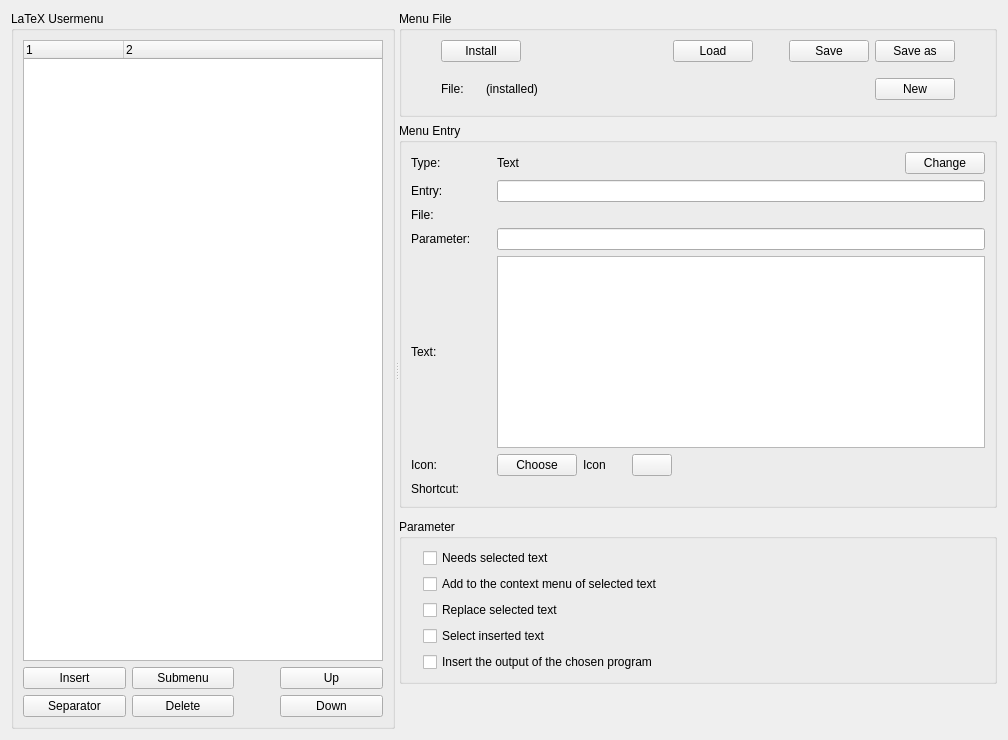
<?xml version="1.0" encoding="UTF-8"?>
<ui version="4.0">
 <class>LatexmenuDialog</class>
 <widget class="QWidget" name="LatexmenuDialog">
  <property name="geometry">
   <rect>
    <x>0</x>
    <y>0</y>
    <width>1008</width>
    <height>740</height>
   </rect>
  </property>
  <property name="sizePolicy">
   <sizepolicy hsizetype="MinimumExpanding" vsizetype="Minimum">
    <horstretch>0</horstretch>
    <verstretch>0</verstretch>
   </sizepolicy>
  </property>
  <property name="minimumSize">
   <size>
    <width>0</width>
    <height>0</height>
   </size>
  </property>
  <property name="windowTitle">
   <string>Configure</string>
  </property>
  <layout class="QHBoxLayout" name="horizontalLayout_4">
   <item>
    <widget class="QSplitter" name="splitter">
     <property name="orientation">
      <enum>Qt::Horizontal</enum>
     </property>
     <property name="childrenCollapsible">
      <bool>false</bool>
     </property>
     <widget class="QGroupBox" name="m_gbLatexMenu">
      <property name="sizePolicy">
       <sizepolicy hsizetype="Expanding" vsizetype="Preferred">
        <horstretch>0</horstretch>
        <verstretch>0</verstretch>
       </sizepolicy>
      </property>
      <property name="title">
       <string>LaTeX Usermenu</string>
      </property>
      <layout class="QVBoxLayout" name="verticalLayout">
       <item>
        <widget class="KileMenu::LatexmenuTree" name="m_twLatexMenu">
         <property name="sizePolicy">
          <sizepolicy hsizetype="Expanding" vsizetype="MinimumExpanding">
           <horstretch>0</horstretch>
           <verstretch>0</verstretch>
          </sizepolicy>
         </property>
         <property name="minimumSize">
          <size>
           <width>0</width>
           <height>0</height>
          </size>
         </property>
         <property name="contextMenuPolicy">
          <enum>Qt::NoContextMenu</enum>
         </property>
         <property name="whatsThis">
          <string>The user defined menu tree, which can be modified with the six buttons below the tree (and their shortcuts). More actions are available in the context menu of selected items. You can also rearranged items with drag and drop.</string>
         </property>
         <property name="verticalScrollBarPolicy">
          <enum>Qt::ScrollBarAsNeeded</enum>
         </property>
         <property name="showDropIndicator" stdset="0">
          <bool>true</bool>
         </property>
         <property name="uniformRowHeights">
          <bool>true</bool>
         </property>
         <property name="allColumnsShowFocus">
          <bool>true</bool>
         </property>
         <property name="columnCount">
          <number>2</number>
         </property>
         <column>
          <property name="text">
           <string notr="true">1</string>
          </property>
         </column>
         <column>
          <property name="text">
           <string notr="true">2</string>
          </property>
         </column>
        </widget>
       </item>
       <item>
        <layout class="QGridLayout" name="m_glButton">
         <item row="1" column="0">
          <widget class="KPushButton" name="m_pbInsertSeparator">
           <property name="whatsThis">
            <string>Insert a new separator below the selected item.</string>
           </property>
           <property name="text">
            <string>Separator</string>
           </property>
          </widget>
         </item>
         <item row="1" column="1">
          <widget class="KPushButton" name="m_pbDelete">
           <property name="whatsThis">
            <string>Delete the selected item.</string>
           </property>
           <property name="text">
            <string>Delete</string>
           </property>
          </widget>
         </item>
         <item row="1" column="3">
          <widget class="KPushButton" name="m_pbDown">
           <property name="whatsThis">
            <string>Move the selected item down.</string>
           </property>
           <property name="text">
            <string>Down</string>
           </property>
          </widget>
         </item>
         <item row="0" column="0">
          <widget class="KPushButton" name="m_pbInsertBelow">
           <property name="whatsThis">
            <string>Insert a new menu item below the selected item.</string>
           </property>
           <property name="text">
            <string>Insert</string>
           </property>
          </widget>
         </item>
         <item row="0" column="1">
          <widget class="KPushButton" name="m_pbInsertSubmenu">
           <property name="whatsThis">
            <string>Insert a new submenu item below the selected item.</string>
           </property>
           <property name="text">
            <string>Submenu</string>
           </property>
          </widget>
         </item>
         <item row="0" column="2">
          <spacer name="horizontalSpacer_2">
           <property name="orientation">
            <enum>Qt::Horizontal</enum>
           </property>
           <property name="sizeType">
            <enum>QSizePolicy::Fixed</enum>
           </property>
           <property name="sizeHint" stdset="0">
            <size>
             <width>40</width>
             <height>20</height>
            </size>
           </property>
          </spacer>
         </item>
         <item row="0" column="3">
          <widget class="KPushButton" name="m_pbUp">
           <property name="whatsThis">
            <string>Move the selected item up.</string>
           </property>
           <property name="text">
            <string>Up</string>
           </property>
          </widget>
         </item>
        </layout>
       </item>
      </layout>
     </widget>
     <widget class="QWidget" name="m_widgetParameter" native="true">
      <property name="sizePolicy">
       <sizepolicy hsizetype="Fixed" vsizetype="Preferred">
        <horstretch>0</horstretch>
        <verstretch>0</verstretch>
       </sizepolicy>
      </property>
      <layout class="QVBoxLayout" name="verticalLayout_2">
       <item>
        <widget class="QGroupBox" name="groupBox">
         <property name="title">
          <string>Menu File</string>
         </property>
         <layout class="QVBoxLayout" name="verticalLayout_5">
          <item>
           <layout class="QHBoxLayout" name="horizontalLayout">
            <item>
             <spacer name="horizontalSpacer_4">
              <property name="orientation">
               <enum>Qt::Horizontal</enum>
              </property>
              <property name="sizeType">
               <enum>QSizePolicy::Fixed</enum>
              </property>
              <property name="sizeHint" stdset="0">
               <size>
                <width>30</width>
                <height>20</height>
               </size>
              </property>
             </spacer>
            </item>
            <item>
             <widget class="KPushButton" name="m_pbInstall">
              <property name="whatsThis">
               <string>Install an unmodified and saved menu tree as user defined menu.</string>
              </property>
              <property name="text">
               <string>Install</string>
              </property>
             </widget>
            </item>
            <item>
             <spacer name="horizontalSpacer_3">
              <property name="orientation">
               <enum>Qt::Horizontal</enum>
              </property>
              <property name="sizeType">
               <enum>QSizePolicy::MinimumExpanding</enum>
              </property>
              <property name="sizeHint" stdset="0">
               <size>
                <width>40</width>
                <height>20</height>
               </size>
              </property>
             </spacer>
            </item>
            <item>
             <widget class="KPushButton" name="m_pbLoad">
              <property name="whatsThis">
               <string>Load a xml file, which describes the user defined menu.</string>
              </property>
              <property name="text">
               <string>Load</string>
              </property>
             </widget>
            </item>
            <item>
             <spacer name="horizontalSpacer_10">
              <property name="orientation">
               <enum>Qt::Horizontal</enum>
              </property>
              <property name="sizeType">
               <enum>QSizePolicy::Fixed</enum>
              </property>
              <property name="sizeHint" stdset="0">
               <size>
                <width>30</width>
                <height>20</height>
               </size>
              </property>
             </spacer>
            </item>
            <item>
             <widget class="KPushButton" name="m_pbSave">
              <property name="whatsThis">
               <string>Save a modified menu tree, which describes the user defined menu, to a xml file into the local directory of Kile.</string>
              </property>
              <property name="text">
               <string>Save</string>
              </property>
             </widget>
            </item>
            <item>
             <widget class="KPushButton" name="m_pbSaveAs">
              <property name="whatsThis">
               <string>Save a modified menu tree, which describes the user defined menu. to a xml file into the local directory of Kile and choosea new name for this file.</string>
              </property>
              <property name="text">
               <string>Save as</string>
              </property>
             </widget>
            </item>
            <item>
             <spacer name="horizontalSpacer_7">
              <property name="orientation">
               <enum>Qt::Horizontal</enum>
              </property>
              <property name="sizeType">
               <enum>QSizePolicy::Fixed</enum>
              </property>
              <property name="sizeHint" stdset="0">
               <size>
                <width>30</width>
                <height>20</height>
               </size>
              </property>
             </spacer>
            </item>
           </layout>
          </item>
          <item>
           <spacer name="verticalSpacer_3">
            <property name="orientation">
             <enum>Qt::Vertical</enum>
            </property>
            <property name="sizeType">
             <enum>QSizePolicy::Fixed</enum>
            </property>
            <property name="sizeHint" stdset="0">
             <size>
              <width>20</width>
              <height>10</height>
             </size>
            </property>
           </spacer>
          </item>
          <item>
           <layout class="QHBoxLayout" name="horizontalLayout_5">
            <item>
             <spacer name="horizontalSpacer_11">
              <property name="orientation">
               <enum>Qt::Horizontal</enum>
              </property>
              <property name="sizeType">
               <enum>QSizePolicy::Fixed</enum>
              </property>
              <property name="sizeHint" stdset="0">
               <size>
                <width>30</width>
                <height>20</height>
               </size>
              </property>
             </spacer>
            </item>
            <item>
             <widget class="QLabel" name="m_lbXmlFile">
              <property name="text">
               <string>File:</string>
              </property>
             </widget>
            </item>
            <item>
             <spacer name="horizontalSpacer_14">
              <property name="orientation">
               <enum>Qt::Horizontal</enum>
              </property>
              <property name="sizeType">
               <enum>QSizePolicy::Fixed</enum>
              </property>
              <property name="sizeHint" stdset="0">
               <size>
                <width>16</width>
                <height>20</height>
               </size>
              </property>
             </spacer>
            </item>
            <item>
             <widget class="QLabel" name="m_lbXmlInstalled">
              <property name="text">
               <string>(installed)</string>
              </property>
             </widget>
            </item>
            <item>
             <spacer name="horizontalSpacer_13">
              <property name="orientation">
               <enum>Qt::Horizontal</enum>
              </property>
              <property name="sizeType">
               <enum>QSizePolicy::MinimumExpanding</enum>
              </property>
              <property name="sizeHint" stdset="0">
               <size>
                <width>40</width>
                <height>20</height>
               </size>
              </property>
             </spacer>
            </item>
            <item>
             <widget class="KPushButton" name="m_pbNew">
              <property name="whatsThis">
               <string>Delete current menu tree and start a new one.</string>
              </property>
              <property name="text">
               <string>New</string>
              </property>
             </widget>
            </item>
            <item>
             <spacer name="horizontalSpacer_12">
              <property name="orientation">
               <enum>Qt::Horizontal</enum>
              </property>
              <property name="sizeType">
               <enum>QSizePolicy::Fixed</enum>
              </property>
              <property name="sizeHint" stdset="0">
               <size>
                <width>30</width>
                <height>20</height>
               </size>
              </property>
             </spacer>
            </item>
           </layout>
          </item>
          <item>
           <spacer name="verticalSpacer_2">
            <property name="orientation">
             <enum>Qt::Vertical</enum>
            </property>
            <property name="sizeType">
             <enum>QSizePolicy::Fixed</enum>
            </property>
            <property name="sizeHint" stdset="0">
             <size>
              <width>20</width>
              <height>5</height>
             </size>
            </property>
           </spacer>
          </item>
         </layout>
        </widget>
       </item>
       <item>
        <widget class="QGroupBox" name="m_gbMenuEntry">
         <property name="sizePolicy">
          <sizepolicy hsizetype="Expanding" vsizetype="Preferred">
           <horstretch>0</horstretch>
           <verstretch>0</verstretch>
          </sizepolicy>
         </property>
         <property name="title">
          <string>Menu Entry</string>
         </property>
         <layout class="QVBoxLayout" name="verticalLayout_3">
          <item>
           <layout class="QGridLayout" name="m_glMenuEntry">
            <item row="5" column="0">
             <widget class="QLabel" name="m_lbText">
              <property name="text">
               <string>Text:</string>
              </property>
             </widget>
            </item>
            <item row="5" column="2">
             <widget class="QPlainTextEdit" name="m_teText">
              <property name="sizePolicy">
               <sizepolicy hsizetype="Expanding" vsizetype="Preferred">
                <horstretch>0</horstretch>
                <verstretch>0</verstretch>
               </sizepolicy>
              </property>
              <property name="font">
               <font>
                <family>Monospace</family>
               </font>
              </property>
              <property name="whatsThis">
               <string>Text, which will be inserted, if the action is executed. Some metachars are available: &lt;ul&gt;&lt;li&gt;%S - selected text&lt;/li&gt;&lt;li&gt;%C - cursor position&lt;/li&gt;&lt;li&gt;%B - bullet&lt;/li&gt;&lt;li&gt;%E - indent in environment&lt;/li&gt;&lt;li&gt;%R - select label from list&lt;/li&gt;&lt;li&gt;%T - select reference from list&lt;/li&gt;&lt;/ul&gt;</string>
              </property>
             </widget>
            </item>
            <item row="6" column="0">
             <widget class="QLabel" name="m_lbIcon">
              <property name="text">
               <string>Icon:</string>
              </property>
             </widget>
            </item>
            <item row="7" column="0">
             <widget class="QLabel" name="m_lbShortcut">
              <property name="text">
               <string>Shortcut:</string>
              </property>
             </widget>
            </item>
            <item row="3" column="0">
             <widget class="QLabel" name="m_lbFile">
              <property name="text">
               <string>File:</string>
              </property>
             </widget>
            </item>
            <item row="1" column="0">
             <widget class="QLabel" name="m_lbType">
              <property name="text">
               <string>Type:</string>
              </property>
             </widget>
            </item>
            <item row="3" column="2">
             <widget class="KUrlRequester" name="m_urlRequester">
              <property name="whatsThis">
               <string>Filename of the corresponding file.</string>
              </property>
             </widget>
            </item>
            <item row="6" column="2">
             <layout class="QHBoxLayout" name="horizontalLayout_2">
              <item>
               <widget class="KPushButton" name="m_pbIcon">
                <property name="whatsThis">
                 <string>Choose an icon for this action.</string>
                </property>
                <property name="text">
                 <string>Choose</string>
                </property>
               </widget>
              </item>
              <item>
               <widget class="QLabel" name="m_lbIconChosen">
                <property name="text">
                 <string>Icon</string>
                </property>
               </widget>
              </item>
              <item>
               <spacer name="horizontalSpacer_6">
                <property name="orientation">
                 <enum>Qt::Horizontal</enum>
                </property>
                <property name="sizeType">
                 <enum>QSizePolicy::Fixed</enum>
                </property>
                <property name="sizeHint" stdset="0">
                 <size>
                  <width>20</width>
                  <height>20</height>
                 </size>
                </property>
               </spacer>
              </item>
              <item>
               <widget class="KPushButton" name="m_pbIconDelete">
                <property name="whatsThis">
                 <string>Remove the icon for this action.</string>
                </property>
               </widget>
              </item>
              <item>
               <spacer name="horizontalSpacer_8">
                <property name="orientation">
                 <enum>Qt::Horizontal</enum>
                </property>
                <property name="sizeHint" stdset="0">
                 <size>
                  <width>40</width>
                  <height>20</height>
                 </size>
                </property>
               </spacer>
              </item>
             </layout>
            </item>
            <item row="1" column="2">
             <layout class="QHBoxLayout" name="horizontalLayout_3">
              <item>
               <widget class="QLabel" name="m_lbMenuentryType">
                <property name="text">
                 <string>Text</string>
                </property>
               </widget>
              </item>
              <item>
               <spacer name="horizontalSpacer_9">
                <property name="orientation">
                 <enum>Qt::Horizontal</enum>
                </property>
                <property name="sizeHint" stdset="0">
                 <size>
                  <width>40</width>
                  <height>20</height>
                 </size>
                </property>
               </spacer>
              </item>
              <item>
               <widget class="KPushButton" name="m_pbMenuentryType">
                <property name="whatsThis">
                 <string>Change the type of a menu item.</string>
                </property>
                <property name="text">
                 <string>Change</string>
                </property>
               </widget>
              </item>
             </layout>
            </item>
            <item row="2" column="2">
             <widget class="KLineEdit" name="m_leMenuEntry">
              <property name="whatsThis">
               <string>The label of the selected menu item.</string>
              </property>
             </widget>
            </item>
            <item row="2" column="0">
             <widget class="QLabel" name="m_lbMenuEntry">
              <property name="sizePolicy">
               <sizepolicy hsizetype="Preferred" vsizetype="Preferred">
                <horstretch>0</horstretch>
                <verstretch>0</verstretch>
               </sizepolicy>
              </property>
              <property name="text">
               <string>Entry:</string>
              </property>
             </widget>
            </item>
            <item row="1" column="1">
             <spacer name="horizontalSpacer">
              <property name="orientation">
               <enum>Qt::Horizontal</enum>
              </property>
              <property name="sizeType">
               <enum>QSizePolicy::Fixed</enum>
              </property>
              <property name="sizeHint" stdset="0">
               <size>
                <width>20</width>
                <height>20</height>
               </size>
              </property>
             </spacer>
            </item>
            <item row="4" column="0">
             <widget class="QLabel" name="m_lbParameter">
              <property name="text">
               <string>Parameter:</string>
              </property>
             </widget>
            </item>
            <item row="4" column="2">
             <widget class="KLineEdit" name="m_leParameter">
              <property name="whatsThis">
               <string>Commandline parameter for an executable program.</string>
              </property>
             </widget>
            </item>
            <item row="7" column="2">
             <widget class="KKeySequenceWidget" name="m_keyChooser">
              <property name="whatsThis">
               <string>Choose or clear a shortcut for this action.</string>
              </property>
             </widget>
            </item>
           </layout>
          </item>
         </layout>
        </widget>
       </item>
       <item>
        <spacer name="verticalSpacer">
         <property name="orientation">
          <enum>Qt::Vertical</enum>
         </property>
         <property name="sizeType">
          <enum>QSizePolicy::Fixed</enum>
         </property>
         <property name="sizeHint" stdset="0">
          <size>
           <width>20</width>
           <height>5</height>
          </size>
         </property>
        </spacer>
       </item>
       <item>
        <widget class="QGroupBox" name="m_gbParameter">
         <property name="sizePolicy">
          <sizepolicy hsizetype="Expanding" vsizetype="Preferred">
           <horstretch>0</horstretch>
           <verstretch>0</verstretch>
          </sizepolicy>
         </property>
         <property name="title">
          <string>Parameter</string>
         </property>
         <layout class="QVBoxLayout" name="verticalLayout_4">
          <item>
           <layout class="QGridLayout" name="m_glParameter">
            <item row="3" column="1">
             <widget class="QCheckBox" name="m_cbSelectInsertion">
              <property name="whatsThis">
               <string>Select, if inserted text should be selected.</string>
              </property>
              <property name="text">
               <string>Select inserted text</string>
              </property>
             </widget>
            </item>
            <item row="2" column="1">
             <widget class="QCheckBox" name="m_cbReplaceSelection">
              <property name="whatsThis">
               <string>Select, if the action should replace selected text.</string>
              </property>
              <property name="text">
               <string>Replace selected text</string>
              </property>
             </widget>
            </item>
            <item row="0" column="1">
             <widget class="QCheckBox" name="m_cbNeedsSelection">
              <property name="sizePolicy">
               <sizepolicy hsizetype="Expanding" vsizetype="Fixed">
                <horstretch>0</horstretch>
                <verstretch>0</verstretch>
               </sizepolicy>
              </property>
              <property name="whatsThis">
               <string>Select, if the action needs selected text. </string>
              </property>
              <property name="text">
               <string>Needs selected text</string>
              </property>
             </widget>
            </item>
            <item row="0" column="0">
             <spacer name="horizontalSpacer_5">
              <property name="orientation">
               <enum>Qt::Horizontal</enum>
              </property>
              <property name="sizeType">
               <enum>QSizePolicy::Fixed</enum>
              </property>
              <property name="sizeHint" stdset="0">
               <size>
                <width>12</width>
                <height>20</height>
               </size>
              </property>
             </spacer>
            </item>
            <item row="4" column="1">
             <widget class="QCheckBox" name="m_cbInsertOutput">
              <property name="whatsThis">
               <string>Select, if the output of an executable program should be inserted.</string>
              </property>
              <property name="text">
               <string>Insert the output of the chosen program</string>
              </property>
             </widget>
            </item>
            <item row="1" column="1">
             <widget class="QCheckBox" name="m_cbContextMenu">
              <property name="whatsThis">
               <string>Select, if the action should be added to the context menu of a selection.</string>
              </property>
              <property name="text">
               <string>Add to the context menu of selected text</string>
              </property>
             </widget>
            </item>
           </layout>
          </item>
         </layout>
        </widget>
       </item>
       <item>
        <spacer name="verticalSpacer_4">
         <property name="orientation">
          <enum>Qt::Vertical</enum>
         </property>
         <property name="sizeType">
          <enum>QSizePolicy::Expanding</enum>
         </property>
         <property name="sizeHint" stdset="0">
          <size>
           <width>20</width>
           <height>5</height>
          </size>
         </property>
        </spacer>
       </item>
      </layout>
     </widget>
    </widget>
   </item>
  </layout>
 </widget>
 <layoutfunction spacing="KDialog::spacingHint" margin="KDialog::marginHint"/>
 <customwidgets>
  <customwidget>
   <class>KKeySequenceWidget</class>
   <extends>QWidget</extends>
   <header>kkeysequencewidget.h</header>
  </customwidget>
  <customwidget>
   <class>KLineEdit</class>
   <extends>QLineEdit</extends>
   <header>klineedit.h</header>
  </customwidget>
  <customwidget>
   <class>KPushButton</class>
   <extends>QPushButton</extends>
   <header>kpushbutton.h</header>
  </customwidget>
  <customwidget>
   <class>KUrlRequester</class>
   <extends>QFrame</extends>
   <header>kurlrequester.h</header>
  </customwidget>
  <customwidget>
   <class>KileMenu::LatexmenuTree</class>
   <extends>QTreeWidget</extends>
   <header>dialogs/latexmenu/latexmenutree.h</header>
  </customwidget>
 </customwidgets>
 <tabstops>
  <tabstop>m_twLatexMenu</tabstop>
  <tabstop>m_pbInsertBelow</tabstop>
  <tabstop>m_pbInsertSubmenu</tabstop>
  <tabstop>m_pbUp</tabstop>
  <tabstop>m_pbInsertSeparator</tabstop>
  <tabstop>m_pbDelete</tabstop>
  <tabstop>m_pbDown</tabstop>
 </tabstops>
 <resources/>
 <connections/>
</ui>
